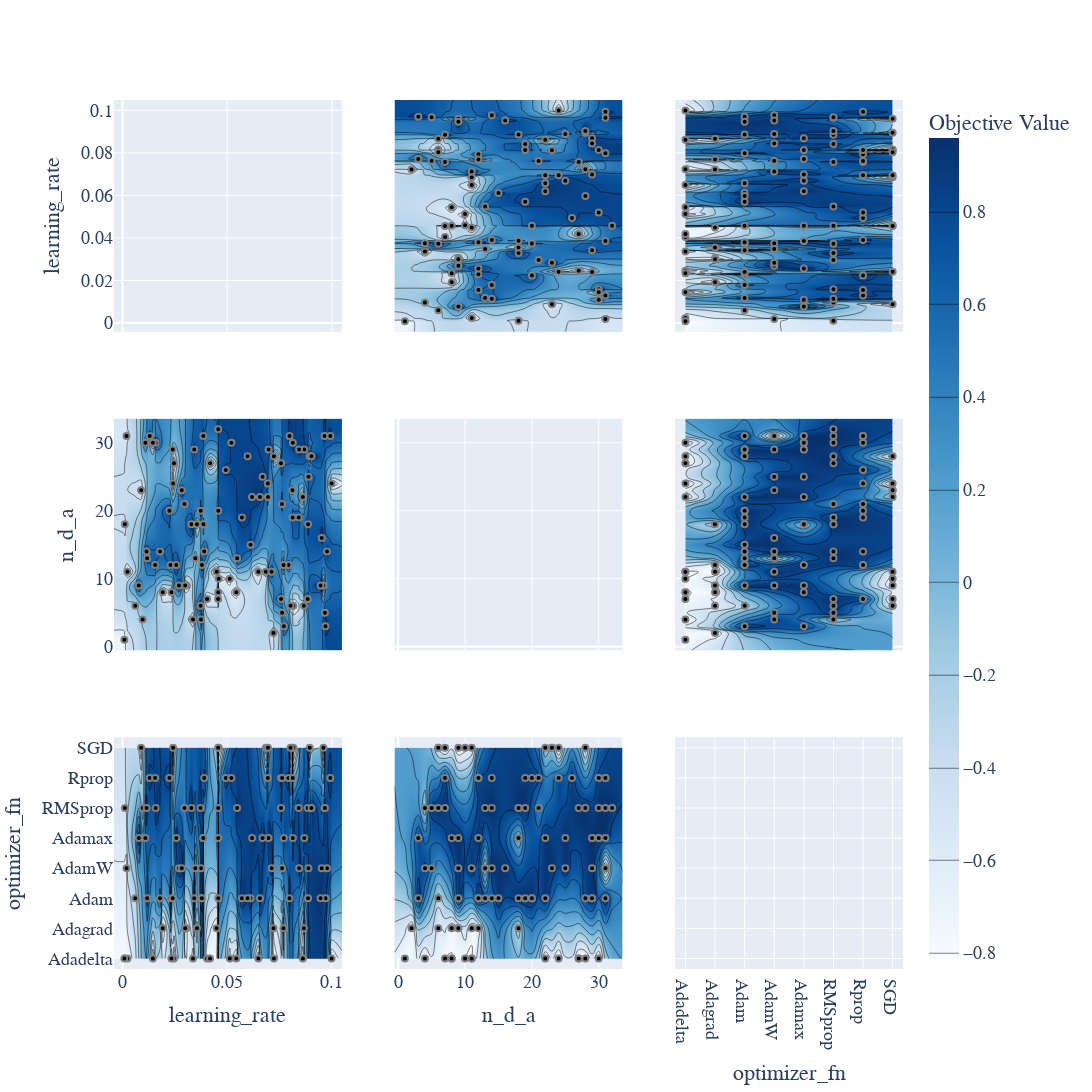

Source (notebook cell):
### Code cell
plt_contour = optuna.visualization.plot_contour(study, params=['optimizer_fn', 'learning_rate', 'n_d_a'])
plt_contour.update_layout(
    width=2000,
    height=2000,
    title_font_size=36,
    legend_font_size=24,
    font_size=18,
    font_family='Times New Roman',
    title=''
)

### Figure 1 — Plotly figure (JSON) as saved in the notebook; plotly's stock layout.template omitted (floating-point values rounded to 4 significant figures; data arrays with more than 128 entries replaced by an {"elided": "..."} marker saying what was removed)
{"data": [{"type": "scatter", "xaxis": "x", "yaxis": "y"}, {"colorbar": {"title": {"text": "Objective Value"}}, "colorscale": [[0, "rgb(247,251,255)"], [0.125, "rgb(222,235,247)"], [0.25, "rgb(198,219,239)"], [0.375, "rgb(158,202,225)"], [0.5, "rgb(107,174,214)"], [0.625, "rgb(66,146,198)"], [0.75, "rgb(33,113,181)"], [0.875, "rgb(8,81,156)"], [1, "rgb(8,48,107)"]], "connectgaps": true, "contours": {"coloring": "heatmap"}, "hoverinfo": "none", "line": {"smoothing": 1.3}, "reversescale": false, "showscale": true, "type": "contour", "x": [-0.004091, 0.0008606, 0.001102, 0.001888, 0.002321, 0.00606, 0.00776, 0.008857, 0.009612, 0.01092, 0.01147, 0.01174, 0.01295, 0.0145, 0.01558, 0.01582, 0.01791, 0.0192, 0.02238, 0.02292, 0.02335, 0.02394, 0.02415, 0.02458, 0.02568, 0.02697, 0.02831, 0.02958, 0.02992, 0.03056, 0.03288, 0.03367, 0.03425, 0.03477, 0.03555, 0.03727, 0.03735, 0.03752, 0.03793, 0.03859, 0.03864, 0.03902, 0.04039, 0.0418, 0.04495, 0.04566, 0.04571, 0.04572, 0.04575, 0.04595, 0.04932, 0.05124, 0.05202, 0.05437, 0.05475, 0.05706, 0.05973, 0.06115, 0.0619, 0.06489, 0.06566, 0.06691, 0.06847, 0.06942, 0.06949, 0.06977, 0.07128, 0.07212, 0.07232, 0.07573, 0.07573, 0.07622, 0.07626, 0.07691, 0.07708, 0.07933, 0.07978, 0.08028, 0.08117, 0.08131, 0.08138, 0.08161, 0.0842, 0.08437, 0.08617, 0.08665, 0.08685, 0.08845, 0.08865, 0.08884, 0.08942, 0.0903, 0.0946, 0.09517, 0.09599, 0.09653, 0.0967, 0.09699, 0.09772, 0.09928, 0.09989, 0.1048], "xaxis": "x4", "y": [-0.55, 1, 2, 3, 4, 5, 6, 7, 8, 9, 10, 11, 12, 13, 14, 15, 16, 18, 19, 20, 21, 22, 23, 24, 25, 26, 27, 28, 29, 30, 31, 32, 33.55], "yaxis": "y4", "z": {"elided": "33x102 float values"}}, {"marker": {"color": "black", "line": {"color": "Gray", "width": 2}}, "mode": "markers", "name": "Feasible Trial", "showlegend": false, "type": "scatter", "x": [0.08138, 0.04595, 0.02292, 0.06489, 0.08665, 0.07708, 0.05475, 0.02697, 0.00776, 0.03425, 0.02458, 0.06977, 0.04571, 0.08685, 0.08117, 0.002321, 0.02394, 0.08845, 0.03735, 0.03288, 0.01295, 0.01582, 0.09989, 0.05706, 0.05437, 0.07933, 0.07626, 0.07573, 0.04039, 0.001102, 0.07691, 0.03555, 0.07212, 0.07978, 0.001888, 0.02831, 0.06115, 0.02415, 0.03902, 0.0418, 0.04566, 0.01092, 0.05973, 0.04575, 0.08437, 0.08161, 0.08884, 0.09772, 0.02238, 0.09599, 0.06942, 0.008857, 0.08131, 0.08865, 0.04932, 0.00606, 0.09653, 0.07573, 0.07622, 0.009612, 0.09699, 0.08942, 0.02335, 0.03752, 0.09928, 0.08617, 0.0619, 0.0967, 0.01558, 0.06566, 0.07232, 0.03477, 0.01147, 0.05202, 0.06691, 0.0903, 0.03864, 0.04495, 0.01174, 0.04572, 0.03056, 0.0192, 0.06847, 0.06949, 0.03727, 0.03793, 0.0946, 0.01791, 0.03859, 0.02958, 0.05124, 0.03367, 0.0008606, 0.0145, 0.02568, 0.0842, 0.02992, 0.07128, 0.09517, 0.08028], "xaxis": "x4", "y": [30, 10, 12, 11, 6, 3, 13, 9, 9, 29, 27, 29, 8, 29, 23, 11, 29, 7, 20, 18, 31, 30, 24, 19, 8, 12, 5, 7, 7, 18, 12, 18, 2, 31, 31, 23, 15, 24, 14, 27, 7, 30, 28, 20, 29, 6, 25, 14, 20, 9, 24, 23, 19, 18, 26, 6, 31, 27, 21, 4, 3, 28, 8, 4, 31, 22, 22, 5, 12, 22, 28, 13, 14, 30, 25, 28, 18, 11, 13, 32, 9, 8, 11, 22, 6, 12, 9, 14, 31, 21, 10, 4, 1, 30, 12, 19, 9, 11, 16, 6], "yaxis": "y4"}, {"colorbar": {"title": {"text": "Objective Value"}}, "colorscale": [[0, "rgb(247,251,255)"], [0.125, "rgb(222,235,247)"], [0.25, "rgb(198,219,239)"], [0.375, "rgb(158,202,225)"], [0.5, "rgb(107,174,214)"], [0.625, "rgb(66,146,198)"], [0.75, "rgb(33,113,181)"], [0.875, "rgb(8,81,156)"], [1, "rgb(8,48,107)"]], "connectgaps": true, "contours": {"coloring": "heatmap"}, "hoverinfo": "none", "line": {"smoothing": 1.3}, "reversescale": false, "showscale": false, "type": "contour", "x": [-0.004091, 0.0008606, 0.001102, 0.001888, 0.002321, 0.00606, 0.00776, 0.008857, 0.009612, 0.01092, 0.01147, 0.01174, 0.01295, 0.0145, 0.01558, 0.01582, 0.01791, 0.0192, 0.02238, 0.02292, 0.02335, 0.02394, 0.02415, 0.02458, 0.02568, 0.02697, 0.02831, 0.02958, 0.02992, 0.03056, 0.03288, 0.03367, 0.03425, 0.03477, 0.03555, 0.03727, 0.03735, 0.03752, 0.03793, 0.03859, 0.03864, 0.03902, 0.04039, 0.0418, 0.04495, 0.04566, 0.04571, 0.04572, 0.04575, 0.04595, 0.04932, 0.05124, 0.05202, 0.05437, 0.05475, 0.05706, 0.05973, 0.06115, 0.0619, 0.06489, 0.06566, 0.06691, 0.06847, 0.06942, 0.06949, 0.06977, 0.07128, 0.07212, 0.07232, 0.07573, 0.07573, 0.07622, 0.07626, 0.07691, 0.07708, 0.07933, 0.07978, 0.08028, 0.08117, 0.08131, 0.08138, 0.08161, 0.0842, 0.08437, 0.08617, 0.08665, 0.08685, 0.08845, 0.08865, 0.08884, 0.08942, 0.0903, 0.0946, 0.09517, 0.09599, 0.09653, 0.0967, 0.09699, 0.09772, 0.09928, 0.09989, 0.1048], "xaxis": "x7", "y": ["Adadelta", "Adagrad", "Adam", "AdamW", "Adamax", "RMSprop", "Rprop", "SGD"], "yaxis": "y7", "z": {"elided": "8x102 float values"}}, {"marker": {"color": "black", "line": {"color": "Gray", "width": 2}}, "mode": "markers", "name": "Feasible Trial", "showlegend": false, "type": "scatter", "x": [0.08138, 0.04595, 0.02292, 0.06489, 0.08665, 0.07708, 0.05475, 0.02697, 0.00776, 0.03425, 0.02458, 0.06977, 0.04571, 0.08685, 0.08117, 0.002321, 0.02394, 0.08845, 0.03735, 0.03288, 0.01295, 0.01582, 0.09989, 0.05706, 0.05437, 0.07933, 0.07626, 0.07573, 0.04039, 0.001102, 0.07691, 0.03555, 0.07212, 0.07978, 0.001888, 0.02831, 0.06115, 0.02415, 0.03902, 0.0418, 0.04566, 0.01092, 0.05973, 0.04575, 0.08437, 0.08161, 0.08884, 0.09772, 0.02238, 0.09599, 0.06942, 0.008857, 0.08131, 0.08865, 0.04932, 0.00606, 0.09653, 0.07573, 0.07622, 0.009612, 0.09699, 0.08942, 0.02335, 0.03752, 0.09928, 0.08617, 0.0619, 0.0967, 0.01558, 0.06566, 0.07232, 0.03477, 0.01147, 0.05202, 0.06691, 0.0903, 0.03864, 0.04495, 0.01174, 0.04572, 0.03056, 0.0192, 0.06847, 0.06949, 0.03727, 0.03793, 0.0946, 0.01791, 0.03859, 0.02958, 0.05124, 0.03367, 0.0008606, 0.0145, 0.02568, 0.0842, 0.02992, 0.07128, 0.09517, 0.08028], "xaxis": "x7", "y": ["Adamax", "SGD", "Adam", "Adadelta", "Adagrad", "Adamax", "RMSprop", "AdamW", "Adamax", "Adam", "Adadelta", "Adamax", "Adamax", "Adamax", "SGD", "Adadelta", "Adam", "RMSprop", "Adam", "RMSprop", "Rprop", "RMSprop", "Adadelta", "Adam", "Adadelta", "Rprop", "AdamW", "Rprop", "Adadelta", "RMSprop", "Adagrad", "Adagrad", "Adagrad", "Adam", "AdamW", "AdamW", "Adam", "SGD", "Rprop", "Adadelta", "SGD", "Adamax", "Adam", "Adam", "AdamW", "SGD", "AdamW", "AdamW", "Rprop", "SGD", "Rprop", "SGD", "Rprop", "Adam", "Rprop", "Adam", "RMSprop", "RMSprop", "Rprop", "RMSprop", "Adam", "SGD", "Adadelta", "AdamW", "Rprop", "Adadelta", "Adamax", "RMSprop", "Rprop", "Adam", "Adadelta", "AdamW", "RMSprop", "Rprop", "Adamax", "RMSprop", "Adamax", "Adagrad", "Adam", "RMSprop", "Adagrad", "Adagrad", "SGD", "SGD", "RMSprop", "Adam", "Adam", "Adam", "Adamax", "RMSprop", "Adadelta", "Adadelta", "Adadelta", "Adadelta", "Adamax", "RMSprop", "Adagrad", "AdamW", "AdamW", "SGD"], "yaxis": "y7"}, {"colorbar": {"title": {"text": "Objective Value"}}, "colorscale": [[0, "rgb(247,251,255)"], [0.125, "rgb(222,235,247)"], [0.25, "rgb(198,219,239)"], [0.375, "rgb(158,202,225)"], [0.5, "rgb(107,174,214)"], [0.625, "rgb(66,146,198)"], [0.75, "rgb(33,113,181)"], [0.875, "rgb(8,81,156)"], [1, "rgb(8,48,107)"]], "connectgaps": true, "contours": {"coloring": "heatmap"}, "hoverinfo": "none", "line": {"smoothing": 1.3}, "reversescale": false, "showscale": false, "type": "contour", "x": [-0.55, 1, 2, 3, 4, 5, 6, 7, 8, 9, 10, 11, 12, 13, 14, 15, 16, 18, 19, 20, 21, 22, 23, 24, 25, 26, 27, 28, 29, 30, 31, 32, 33.55], "xaxis": "x2", "y": [-0.004091, 0.0008606, 0.001102, 0.001888, 0.002321, 0.00606, 0.00776, 0.008857, 0.009612, 0.01092, 0.01147, 0.01174, 0.01295, 0.0145, 0.01558, 0.01582, 0.01791, 0.0192, 0.02238, 0.02292, 0.02335, 0.02394, 0.02415, 0.02458, 0.02568, 0.02697, 0.02831, 0.02958, 0.02992, 0.03056, 0.03288, 0.03367, 0.03425, 0.03477, 0.03555, 0.03727, 0.03735, 0.03752, 0.03793, 0.03859, 0.03864, 0.03902, 0.04039, 0.0418, 0.04495, 0.04566, 0.04571, 0.04572, 0.04575, 0.04595, 0.04932, 0.05124, 0.05202, 0.05437, 0.05475, 0.05706, 0.05973, 0.06115, 0.0619, 0.06489, 0.06566, 0.06691, 0.06847, 0.06942, 0.06949, 0.06977, 0.07128, 0.07212, 0.07232, 0.07573, 0.07573, 0.07622, 0.07626, 0.07691, 0.07708, 0.07933, 0.07978, 0.08028, 0.08117, 0.08131, 0.08138, 0.08161, 0.0842, 0.08437, 0.08617, 0.08665, 0.08685, 0.08845, 0.08865, 0.08884, 0.08942, 0.0903, 0.0946, 0.09517, 0.09599, 0.09653, 0.0967, 0.09699, 0.09772, 0.09928, 0.09989, 0.1048], "yaxis": "y2", "z": {"elided": "102x33 float values"}}, {"marker": {"color": "black", "line": {"color": "Gray", "width": 2}}, "mode": "markers", "name": "Feasible Trial", "showlegend": false, "type": "scatter", "x": [30, 10, 12, 11, 6, 3, 13, 9, 9, 29, 27, 29, 8, 29, 23, 11, 29, 7, 20, 18, 31, 30, 24, 19, 8, 12, 5, 7, 7, 18, 12, 18, 2, 31, 31, 23, 15, 24, 14, 27, 7, 30, 28, 20, 29, 6, 25, 14, 20, 9, 24, 23, 19, 18, 26, 6, 31, 27, 21, 4, 3, 28, 8, 4, 31, 22, 22, 5, 12, 22, 28, 13, 14, 30, 25, 28, 18, 11, 13, 32, 9, 8, 11, 22, 6, 12, 9, 14, 31, 21, 10, 4, 1, 30, 12, 19, 9, 11, 16, 6], "xaxis": "x2", "y": [0.08138, 0.04595, 0.02292, 0.06489, 0.08665, 0.07708, 0.05475, 0.02697, 0.00776, 0.03425, 0.02458, 0.06977, 0.04571, 0.08685, 0.08117, 0.002321, 0.02394, 0.08845, 0.03735, 0.03288, 0.01295, 0.01582, 0.09989, 0.05706, 0.05437, 0.07933, 0.07626, 0.07573, 0.04039, 0.001102, 0.07691, 0.03555, 0.07212, 0.07978, 0.001888, 0.02831, 0.06115, 0.02415, 0.03902, 0.0418, 0.04566, 0.01092, 0.05973, 0.04575, 0.08437, 0.08161, 0.08884, 0.09772, 0.02238, 0.09599, 0.06942, 0.008857, 0.08131, 0.08865, 0.04932, 0.00606, 0.09653, 0.07573, 0.07622, 0.009612, 0.09699, 0.08942, 0.02335, 0.03752, 0.09928, 0.08617, 0.0619, 0.0967, 0.01558, 0.06566, 0.07232, 0.03477, 0.01147, 0.05202, 0.06691, 0.0903, 0.03864, 0.04495, 0.01174, 0.04572, 0.03056, 0.0192, 0.06847, 0.06949, 0.03727, 0.03793, 0.0946, 0.01791, 0.03859, 0.02958, 0.05124, 0.03367, 0.0008606, 0.0145, 0.02568, 0.0842, 0.02992, 0.07128, 0.09517, 0.08028], "yaxis": "y2"}, {"type": "scatter", "xaxis": "x5", "yaxis": "y5"}, {"colorbar": {"title": {"text": "Objective Value"}}, "colorscale": [[0, "rgb(247,251,255)"], [0.125, "rgb(222,235,247)"], [0.25, "rgb(198,219,239)"], [0.375, "rgb(158,202,225)"], [0.5, "rgb(107,174,214)"], [0.625, "rgb(66,146,198)"], [0.75, "rgb(33,113,181)"], [0.875, "rgb(8,81,156)"], [1, "rgb(8,48,107)"]], "connectgaps": true, "contours": {"coloring": "heatmap"}, "hoverinfo": "none", "line": {"smoothing": 1.3}, "reversescale": false, "showscale": false, "type": "contour", "x": [-0.55, 1, 2, 3, 4, 5, 6, 7, 8, 9, 10, 11, 12, 13, 14, 15, 16, 18, 19, 20, 21, 22, 23, 24, 25, 26, 27, 28, 29, 30, 31, 32, 33.55], "xaxis": "x8", "y": ["Adadelta", "Adagrad", "Adam", "AdamW", "Adamax", "RMSprop", "Rprop", "SGD"], "yaxis": "y8", "z": {"elided": "8x33 float values"}}, {"marker": {"color": "black", "line": {"color": "Gray", "width": 2}}, "mode": "markers", "name": "Feasible Trial", "showlegend": false, "type": "scatter", "x": [30, 10, 12, 11, 6, 3, 13, 9, 9, 29, 27, 29, 8, 29, 23, 11, 29, 7, 20, 18, 31, 30, 24, 19, 8, 12, 5, 7, 7, 18, 12, 18, 2, 31, 31, 23, 15, 24, 14, 27, 7, 30, 28, 20, 29, 6, 25, 14, 20, 9, 24, 23, 19, 18, 26, 6, 31, 27, 21, 4, 3, 28, 8, 4, 31, 22, 22, 5, 12, 22, 28, 13, 14, 30, 25, 28, 18, 11, 13, 32, 9, 8, 11, 22, 6, 12, 9, 14, 31, 21, 10, 4, 1, 30, 12, 19, 9, 11, 16, 6], "xaxis": "x8", "y": ["Adamax", "SGD", "Adam", "Adadelta", "Adagrad", "Adamax", "RMSprop", "AdamW", "Adamax", "Adam", "Adadelta", "Adamax", "Adamax", "Adamax", "SGD", "Adadelta", "Adam", "RMSprop", "Adam", "RMSprop", "Rprop", "RMSprop", "Adadelta", "Adam", "Adadelta", "Rprop", "AdamW", "Rprop", "Adadelta", "RMSprop", "Adagrad", "Adagrad", "Adagrad", "Adam", "AdamW", "AdamW", "Adam", "SGD", "Rprop", "Adadelta", "SGD", "Adamax", "Adam", "Adam", "AdamW", "SGD", "AdamW", "AdamW", "Rprop", "SGD", "Rprop", "SGD", "Rprop", "Adam", "Rprop", "Adam", "RMSprop", "RMSprop", "Rprop", "RMSprop", "Adam", "SGD", "Adadelta", "AdamW", "Rprop", "Adadelta", "Adamax", "RMSprop", "Rprop", "Adam", "Adadelta", "AdamW", "RMSprop", "Rprop", "Adamax", "RMSprop", "Adamax", "Adagrad", "Adam", "RMSprop", "Adagrad", "Adagrad", "SGD", "SGD", "RMSprop", "Adam", "Adam", "Adam", "Adamax", "RMSprop", "Adadelta", "Adadelta", "Adadelta", "Adadelta", "Adamax", "RMSprop", "Adagrad", "AdamW", "AdamW", "SGD"], "yaxis": "y8"}, {"colorbar": {"title": {"text": "Objective Value"}}, "colorscale": [[0, "rgb(247,251,255)"], [0.125, "rgb(222,235,247)"], [0.25, "rgb(198,219,239)"], [0.375, "rgb(158,202,225)"], [0.5, "rgb(107,174,214)"], [0.625, "rgb(66,146,198)"], [0.75, "rgb(33,113,181)"], [0.875, "rgb(8,81,156)"], [1, "rgb(8,48,107)"]], "connectgaps": true, "contours": {"coloring": "heatmap"}, "hoverinfo": "none", "line": {"smoothing": 1.3}, "reversescale": false, "showscale": false, "type": "contour", "x": ["Adadelta", "Adagrad", "Adam", "AdamW", "Adamax", "RMSprop", "Rprop", "SGD"], "xaxis": "x3", "y": [-0.004091, 0.0008606, 0.001102, 0.001888, 0.002321, 0.00606, 0.00776, 0.008857, 0.009612, 0.01092, 0.01147, 0.01174, 0.01295, 0.0145, 0.01558, 0.01582, 0.01791, 0.0192, 0.02238, 0.02292, 0.02335, 0.02394, 0.02415, 0.02458, 0.02568, 0.02697, 0.02831, 0.02958, 0.02992, 0.03056, 0.03288, 0.03367, 0.03425, 0.03477, 0.03555, 0.03727, 0.03735, 0.03752, 0.03793, 0.03859, 0.03864, 0.03902, 0.04039, 0.0418, 0.04495, 0.04566, 0.04571, 0.04572, 0.04575, 0.04595, 0.04932, 0.05124, 0.05202, 0.05437, 0.05475, 0.05706, 0.05973, 0.06115, 0.0619, 0.06489, 0.06566, 0.06691, 0.06847, 0.06942, 0.06949, 0.06977, 0.07128, 0.07212, 0.07232, 0.07573, 0.07573, 0.07622, 0.07626, 0.07691, 0.07708, 0.07933, 0.07978, 0.08028, 0.08117, 0.08131, 0.08138, 0.08161, 0.0842, 0.08437, 0.08617, 0.08665, 0.08685, 0.08845, 0.08865, 0.08884, 0.08942, 0.0903, 0.0946, 0.09517, 0.09599, 0.09653, 0.0967, 0.09699, 0.09772, 0.09928, 0.09989, 0.1048], "yaxis": "y3", "z": {"elided": "102x8 float values"}}, {"marker": {"color": "black", "line": {"color": "Gray", "width": 2}}, "mode": "markers", "name": "Feasible Trial", "showlegend": false, "type": "scatter", "x": ["Adamax", "SGD", "Adam", "Adadelta", "Adagrad", "Adamax", "RMSprop", "AdamW", "Adamax", "Adam", "Adadelta", "Adamax", "Adamax", "Adamax", "SGD", "Adadelta", "Adam", "RMSprop", "Adam", "RMSprop", "Rprop", "RMSprop", "Adadelta", "Adam", "Adadelta", "Rprop", "AdamW", "Rprop", "Adadelta", "RMSprop", "Adagrad", "Adagrad", "Adagrad", "Adam", "AdamW", "AdamW", "Adam", "SGD", "Rprop", "Adadelta", "SGD", "Adamax", "Adam", "Adam", "AdamW", "SGD", "AdamW", "AdamW", "Rprop", "SGD", "Rprop", "SGD", "Rprop", "Adam", "Rprop", "Adam", "RMSprop", "RMSprop", "Rprop", "RMSprop", "Adam", "SGD", "Adadelta", "AdamW", "Rprop", "Adadelta", "Adamax", "RMSprop", "Rprop", "Adam", "Adadelta", "AdamW", "RMSprop", "Rprop", "Adamax", "RMSprop", "Adamax", "Adagrad", "Adam", "RMSprop", "Adagrad", "Adagrad", "SGD", "SGD", "RMSprop", "Adam", "Adam", "Adam", "Adamax", "RMSprop", "Adadelta", "Adadelta", "Adadelta", "Adadelta", "Adamax", "RMSprop", "Adagrad", "AdamW", "AdamW", "SGD"], "xaxis": "x3", "y": [0.08138, 0.04595, 0.02292, 0.06489, 0.08665, 0.07708, 0.05475, 0.02697, 0.00776, 0.03425, 0.02458, 0.06977, 0.04571, 0.08685, 0.08117, 0.002321, 0.02394, 0.08845, 0.03735, 0.03288, 0.01295, 0.01582, 0.09989, 0.05706, 0.05437, 0.07933, 0.07626, 0.07573, 0.04039, 0.001102, 0.07691, 0.03555, 0.07212, 0.07978, 0.001888, 0.02831, 0.06115, 0.02415, 0.03902, 0.0418, 0.04566, 0.01092, 0.05973, 0.04575, 0.08437, 0.08161, 0.08884, 0.09772, 0.02238, 0.09599, 0.06942, 0.008857, 0.08131, 0.08865, 0.04932, 0.00606, 0.09653, 0.07573, 0.07622, 0.009612, 0.09699, 0.08942, 0.02335, 0.03752, 0.09928, 0.08617, 0.0619, 0.0967, 0.01558, 0.06566, 0.07232, 0.03477, 0.01147, 0.05202, 0.06691, 0.0903, 0.03864, 0.04495, 0.01174, 0.04572, 0.03056, 0.0192, 0.06847, 0.06949, 0.03727, 0.03793, 0.0946, 0.01791, 0.03859, 0.02958, 0.05124, 0.03367, 0.0008606, 0.0145, 0.02568, 0.0842, 0.02992, 0.07128, 0.09517, 0.08028], "yaxis": "y3"}, {"colorbar": {"title": {"text": "Objective Value"}}, "colorscale": [[0, "rgb(247,251,255)"], [0.125, "rgb(222,235,247)"], [0.25, "rgb(198,219,239)"], [0.375, "rgb(158,202,225)"], [0.5, "rgb(107,174,214)"], [0.625, "rgb(66,146,198)"], [0.75, "rgb(33,113,181)"], [0.875, "rgb(8,81,156)"], [1, "rgb(8,48,107)"]], "connectgaps": true, "contours": {"coloring": "heatmap"}, "hoverinfo": "none", "line": {"smoothing": 1.3}, "reversescale": false, "showscale": false, "type": "contour", "x": ["Adadelta", "Adagrad", "Adam", "AdamW", "Adamax", "RMSprop", "Rprop", "SGD"], "xaxis": "x6", "y": [-0.55, 1, 2, 3, 4, 5, 6, 7, 8, 9, 10, 11, 12, 13, 14, 15, 16, 18, 19, 20, 21, 22, 23, 24, 25, 26, 27, 28, 29, 30, 31, 32, 33.55], "yaxis": "y6", "z": {"elided": "33x8 float values"}}, {"marker": {"color": "black", "line": {"color": "Gray", "width": 2}}, "mode": "markers", "name": "Feasible Trial", "showlegend": false, "type": "scatter", "x": ["Adamax", "SGD", "Adam", "Adadelta", "Adagrad", "Adamax", "RMSprop", "AdamW", "Adamax", "Adam", "Adadelta", "Adamax", "Adamax", "Adamax", "SGD", "Adadelta", "Adam", "RMSprop", "Adam", "RMSprop", "Rprop", "RMSprop", "Adadelta", "Adam", "Adadelta", "Rprop", "AdamW", "Rprop", "Adadelta", "RMSprop", "Adagrad", "Adagrad", "Adagrad", "Adam", "AdamW", "AdamW", "Adam", "SGD", "Rprop", "Adadelta", "SGD", "Adamax", "Adam", "Adam", "AdamW", "SGD", "AdamW", "AdamW", "Rprop", "SGD", "Rprop", "SGD", "Rprop", "Adam", "Rprop", "Adam", "RMSprop", "RMSprop", "Rprop", "RMSprop", "Adam", "SGD", "Adadelta", "AdamW", "Rprop", "Adadelta", "Adamax", "RMSprop", "Rprop", "Adam", "Adadelta", "AdamW", "RMSprop", "Rprop", "Adamax", "RMSprop", "Adamax", "Adagrad", "Adam", "RMSprop", "Adagrad", "Adagrad", "SGD", "SGD", "RMSprop", "Adam", "Adam", "Adam", "Adamax", "RMSprop", "Adadelta", "Adadelta", "Adadelta", "Adadelta", "Adamax", "RMSprop", "Adagrad", "AdamW", "AdamW", "SGD"], "xaxis": "x6", "y": [30, 10, 12, 11, 6, 3, 13, 9, 9, 29, 27, 29, 8, 29, 23, 11, 29, 7, 20, 18, 31, 30, 24, 19, 8, 12, 5, 7, 7, 18, 12, 18, 2, 31, 31, 23, 15, 24, 14, 27, 7, 30, 28, 20, 29, 6, 25, 14, 20, 9, 24, 23, 19, 18, 26, 6, 31, 27, 21, 4, 3, 28, 8, 4, 31, 22, 22, 5, 12, 22, 28, 13, 14, 30, 25, 28, 18, 11, 13, 32, 9, 8, 11, 22, 6, 12, 9, 14, 31, 21, 10, 4, 1, 30, 12, 19, 9, 11, 16, 6], "yaxis": "y6"}, {"type": "scatter", "xaxis": "x9", "yaxis": "y9"}], "layout": {"font": {"family": "Times New Roman", "size": 18}, "height": 2000, "legend": {"font": {"size": 24}}, "title": {"text": ""}, "width": 2000, "xaxis": {"anchor": "y", "domain": [0, 0.2889], "matches": "x7", "range": [-0.004091, 0.1048], "showticklabels": false}, "xaxis2": {"anchor": "y2", "domain": [0.3556, 0.6444], "matches": "x8", "range": [-0.55, 33.55], "showticklabels": false}, "xaxis3": {"anchor": "y3", "domain": [0.7111, 1], "matches": "x9", "range": [-0.35, 7.35], "showticklabels": false, "type": "category"}, "xaxis4": {"anchor": "y4", "domain": [0, 0.2889], "matches": "x7", "range": [-0.004091, 0.1048], "showticklabels": false}, "xaxis5": {"anchor": "y5", "domain": [0.3556, 0.6444], "matches": "x8", "range": [-0.55, 33.55], "showticklabels": false}, "xaxis6": {"anchor": "y6", "domain": [0.7111, 1], "matches": "x9", "range": [-0.35, 7.35], "showticklabels": false, "type": "category"}, "xaxis7": {"anchor": "y7", "domain": [0, 0.2889], "range": [-0.004091, 0.1048], "title": {"text": "learning_rate"}}, "xaxis8": {"anchor": "y8", "domain": [0.3556, 0.6444], "range": [-0.55, 33.55], "title": {"text": "n_d_a"}}, "xaxis9": {"anchor": "y9", "domain": [0.7111, 1], "range": [-0.35, 7.35], "title": {"text": "optimizer_fn"}, "type": "category"}, "yaxis": {"anchor": "x", "domain": [0.7333, 1], "range": [-0.004091, 0.1048], "title": {"text": "learning_rate"}}, "yaxis2": {"anchor": "x2", "domain": [0.7333, 1], "matches": "y", "range": [-0.004091, 0.1048], "showticklabels": false}, "yaxis3": {"anchor": "x3", "domain": [0.7333, 1], "matches": "y", "range": [-0.004091, 0.1048], "showticklabels": false}, "yaxis4": {"anchor": "x4", "domain": [0.3667, 0.6333], "range": [-0.55, 33.55], "title": {"text": "n_d_a"}}, "yaxis5": {"anchor": "x5", "domain": [0.3667, 0.6333], "matches": "y4", "range": [-0.55, 33.55], "showticklabels": false}, "yaxis6": {"anchor": "x6", "domain": [0.3667, 0.6333], "matches": "y4", "range": [-0.55, 33.55], "showticklabels": false}, "yaxis7": {"anchor": "x7", "domain": [0, 0.2667], "range": [-0.35, 7.35], "title": {"text": "optimizer_fn"}, "type": "category"}, "yaxis8": {"anchor": "x8", "domain": [0, 0.2667], "matches": "y7", "range": [-0.35, 7.35], "showticklabels": false, "type": "category"}, "yaxis9": {"anchor": "x9", "domain": [0, 0.2667], "matches": "y7", "range": [-0.35, 7.35], "showticklabels": false, "type": "category"}}}
